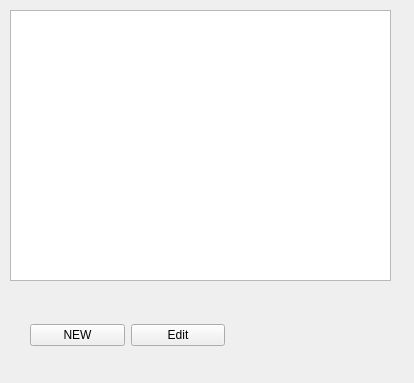
<?xml version="1.0" encoding="UTF-8"?>
<ui version="4.0">
 <class>Form</class>
 <widget class="QWidget" name="Form">
  <property name="geometry">
   <rect>
    <x>0</x>
    <y>0</y>
    <width>414</width>
    <height>383</height>
   </rect>
  </property>
  <property name="windowTitle">
   <string>Form</string>
  </property>
  <widget class="QTableWidget" name="tableView">
   <property name="geometry">
    <rect>
     <x>10</x>
     <y>10</y>
     <width>381</width>
     <height>271</height>
    </rect>
   </property>
  </widget>
  <widget class="QWidget" name="layoutWidget">
   <property name="geometry">
    <rect>
     <x>30</x>
     <y>320</y>
     <width>195</width>
     <height>30</height>
    </rect>
   </property>
   <layout class="QHBoxLayout" name="horizontalLayout">
    <item>
     <widget class="QPushButton" name="newButton">
      <property name="text">
       <string>NEW</string>
      </property>
     </widget>
    </item>
    <item>
     <widget class="QPushButton" name="editButton">
      <property name="text">
       <string>Edit</string>
      </property>
     </widget>
    </item>
   </layout>
  </widget>
 </widget>
 <resources/>
 <connections/>
</ui>
